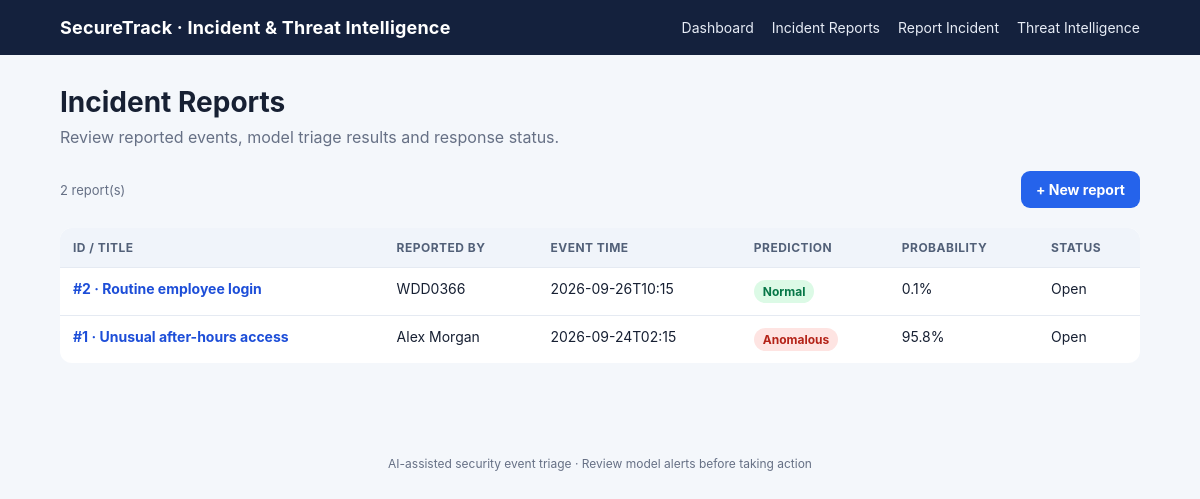
Page /incidents on the committed database.
### tables this page shows
CREATE TABLE incidents (
        id INTEGER PRIMARY KEY AUTOINCREMENT,
        title TEXT NOT NULL,
        reporter TEXT NOT NULL,
        event_timestamp TEXT NOT NULL,
        activity TEXT NOT NULL,
        description TEXT NOT NULL,
        anomaly_probability REAL,
        predicted_label INTEGER,
        status TEXT NOT NULL DEFAULT 'Open',
        severity TEXT NOT NULL DEFAULT 'Medium',
        created_at TEXT NOT NULL
    );

### app.py (the view)
@app.route("/incidents")
def incidents():
    db = get_db()
    rows = db.execute(
        "SELECT * FROM incidents ORDER BY id DESC"
    ).fetchall()
    return render_template("incidents.html", incidents=rows)

### app.py (called while the page is built)
def get_db():
    if "db" not in g:
        g.db = sqlite3.connect(DB_PATH)
        g.db.row_factory = sqlite3.Row
        g.db.execute("PRAGMA foreign_keys = ON")
    return g.db

### templates/incidents.html (shortened to what this page needs)
{% extends "base.html" %}
{% block content %}
<h1>Incident Reports</h1>
<p class="sub">Review reported events, model triage results and response status.</p>
<div class="toolbar"><span class="muted">{{ incidents|length }} report(s)</span><a class="btn" href="{{ url_for('new_incident') }}">+ New report</a></div>
{% if incidents %}
<table>
<thead><tr><th>ID / Title</th><th>Reported by</th><th>Event time</th><th>Prediction</th><th>Probability</th><th>Status</th></tr></thead>
<tbody>
{% for item in incidents %}
<tr>
<td><a class="rowlink" href="{{ url_for('incident_detail', incident_id=item.id) }}">#{{ item.id }} · {{ item.title }}</a></td>
<td>{{ item.reporter }}</td><td>{{ item.event_timestamp }}</td>
<td>{% if item.predicted_label == 1 %}<span class="pill red">Anomalous</span>{% elif item.predicted_label == 0 %}<span class="pill green">Normal</span>{% else %}—{% endif %}</td>
<td>{% if item.anomaly_probability is not none %}{{ "%.1f"|format(item.anomaly_probability * 100) }}%{% else %}—{% endif %}</td>
<td>{{ item.status }}</td>
</tr>
{% endfor %}
</tbody></table>
{% else %}<div class="card muted">No reports yet. Use “New report” to submit an incident.</div>{% endif %}
{% endblock %}

### static/style.css (style rules this page uses)
:root { --navy:#14213d; --blue:#2563eb; --bg:#f4f7fb; --ink:#172033; --muted:#667085; --line:#e5eaf2; }
* { box-sizing:border-box; }
body { margin:0; font-family:Inter,Segoe UI,Arial,sans-serif; background:var(--bg); color:var(--ink); }
h1 { margin:0 0 8px; font-size:28px; }
.sub { color:var(--muted); margin:0 0 24px; }
.muted { color:var(--muted); font-size:13px; }
.toolbar { display:flex; justify-content:space-between; align-items:center; gap:12px; flex-wrap:wrap; margin:20px 0; }
.btn { display:inline-block; border:0; background:var(--blue); color:#fff; text-decoration:none; padding:10px 15px; border-radius:9px; font-weight:650; cursor:pointer; font-size:14px; }
table { width:100%; border-collapse:collapse; background:#fff; border-radius:12px; overflow:hidden; }
th,td { text-align:left; padding:12px 13px; border-bottom:1px solid var(--line); font-size:14px; vertical-align:top; }
th { background:#f0f4fa; font-size:12px; text-transform:uppercase; letter-spacing:.04em; color:#526078; }
tr:last-child td { border-bottom:0; }
.pill { display:inline-block; padding:4px 9px; border-radius:30px; font-size:12px; font-weight:700; background:#edf2f7; }
.pill.red { background:#fee4e2; color:#b42318; }
.pill.green { background:#dcfae6; color:#067647; }
.rowlink { color:#1d4ed8; text-decoration:none; font-weight:650; }

### rows in the picture
incidents: id "2", title "Routine employee login", reporter "WDD0366", event_timestamp "2026-09-26T10:15", predicted_label "Normal", item.anomaly_probability*100 "0.1", status "Open"
incidents: id "1", title "Unusual after-hours access", reporter "Alex Morgan", event_timestamp "2026-09-24T02:15", predicted_label "Anomalous", item.anomaly_probability*100 "95.8", status "Open"

### other values in the picture
{{ incidents|length }} "2"
